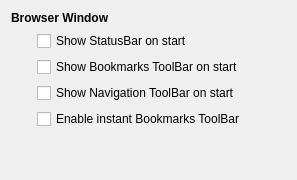
             <widget class="QWidget" name="tab_4">
              <attribute name="title">
               <string>Advanced options</string>
              </attribute>
              <layout class="QGridLayout" name="gridLayout_16">
               <item row="1" column="1">
                <layout class="QGridLayout" name="gridLayout_7">
                 <item row="0" column="0">
                  <widget class="QCheckBox" name="showStatusbar">
                   <property name="text">
                    <string>Show StatusBar on start</string>
                   </property>
                  </widget>
                 </item>
                 <item row="1" column="0">
                  <widget class="QCheckBox" name="showBookmarksToolbar">
                   <property name="text">
                    <string>Show Bookmarks ToolBar on start</string>
                   </property>
                  </widget>
                 </item>
                 <item row="2" column="0">
                  <widget class="QCheckBox" name="showNavigationToolbar">
                   <property name="text">
                    <string>Show Navigation ToolBar on start</string>
                   </property>
                  </widget>
                 </item>
                 <item row="3" column="0">
                  <widget class="QCheckBox" name="instantBookmarksToolbar">
                   <property name="text">
                    <string>Enable instant Bookmarks ToolBar</string>
                   </property>
                  </widget>
                 </item>
                </layout>
               </item>
               <item row="1" column="2">
                <spacer name="horizontalSpacer_2">
                 <property name="orientation">
                  <enum>Qt::Orientation::Horizontal</enum>
                 </property>
                 <property name="sizeHint" stdset="0">
                  <size>
                   <width>40</width>
                   <height>20</height>
                  </size>
                 </property>
                </spacer>
               </item>
               <item row="0" column="0" colspan="2">
                <widget class="QLabel" name="label_18">
                 <property name="text">
                  <string>&lt;b&gt;Browser Window&lt;/b&gt;</string>
                 </property>
                </widget>
               </item>
               <item row="1" column="0">
                <spacer name="horizontalSpacer_8">
                 <property name="orientation">
                  <enum>Qt::Orientation::Horizontal</enum>
                 </property>
                 <property name="sizeType">
                  <enum>QSizePolicy::Policy::Fixed</enum>
                 </property>
                 <property name="sizeHint" stdset="0">
                  <size>
                   <width>20</width>
                   <height>20</height>
                  </size>
                 </property>
                </spacer>
               </item>
               <item row="3" column="1">
                <spacer name="verticalSpacer_12">
                 <property name="orientation">
                  <enum>Qt::Orientation::Vertical</enum>
                 </property>
                 <property name="sizeHint" stdset="0">
                  <size>
                   <width>20</width>
                   <height>40</height>
                  </size>
                 </property>
                </spacer>
               </item>
              </layout>
             </widget>
